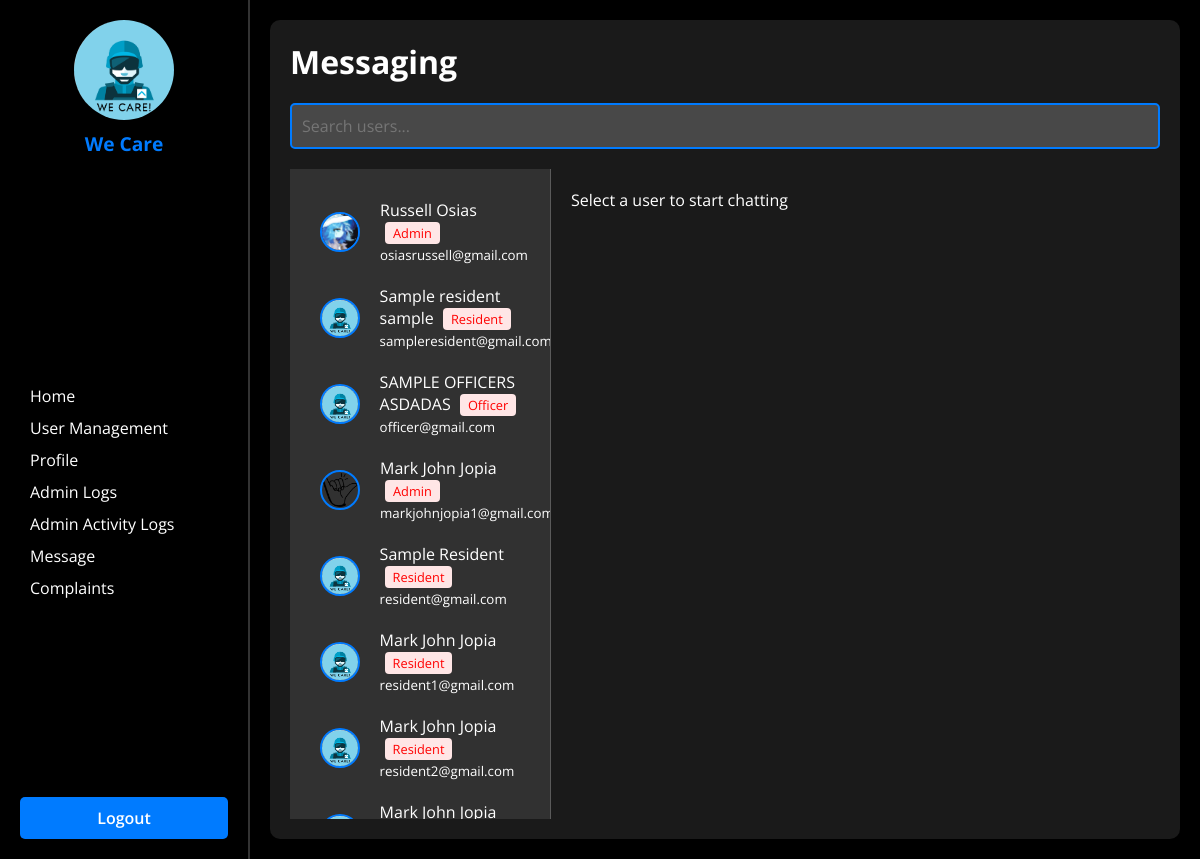
/message/index.php (signed in), run on an earlier commit of the app's database.
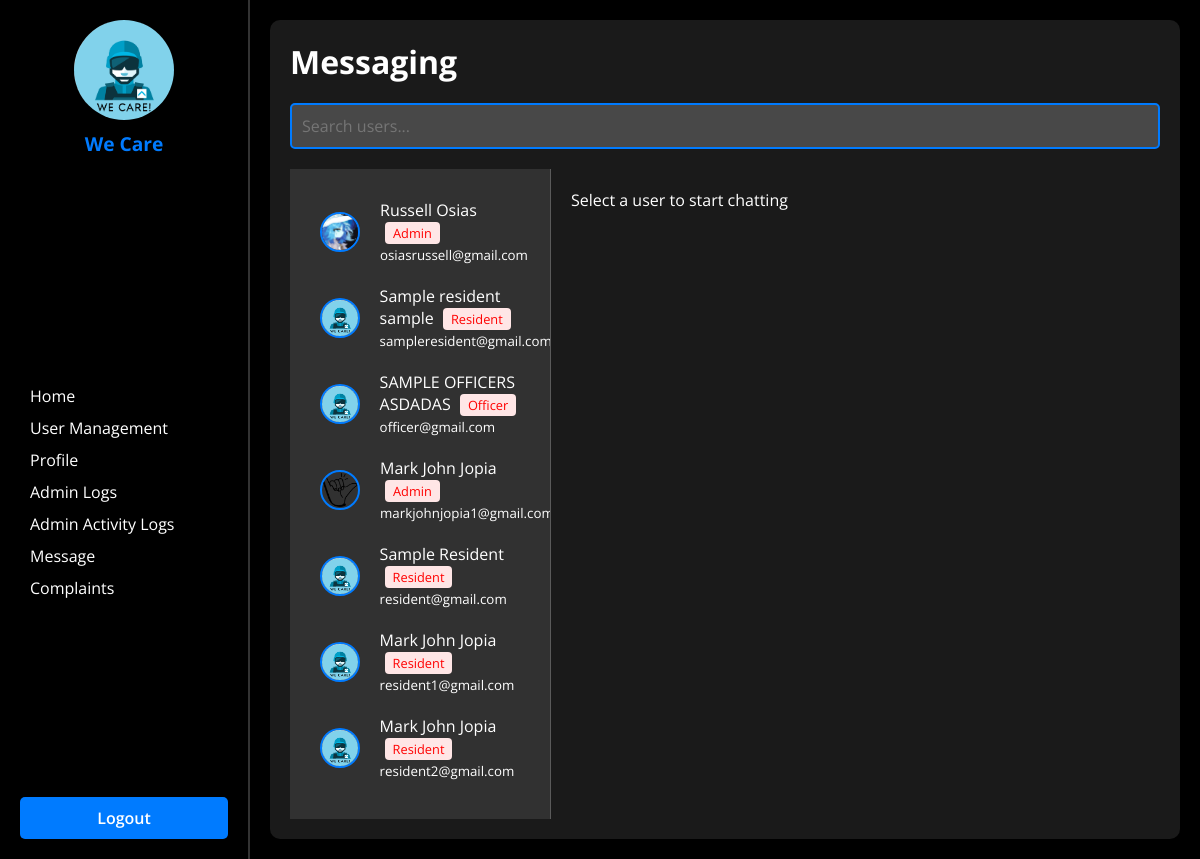
And on a later commit of the database.
### tables this page shows
CREATE TABLE `users` (
  `id` int(11) NOT NULL,
  `first_name` varchar(200) NOT NULL,
  `middle_name` varchar(200) NOT NULL,
  `last_name` varchar(200) NOT NULL,
  `email` varchar(200) NOT NULL,
  `password` varchar(200) NOT NULL,
  `phone_number` varchar(200) NOT NULL,
  `address` varchar(200) NOT NULL,
  `session_token` varchar(255) DEFAULT NULL,
  `token_expiry` datetime DEFAULT NULL,
  `reset_token` varchar(255) DEFAULT NULL,
  `reset_token_expiry` datetime DEFAULT NULL,
  `role` enum('admin','resident','officer') DEFAULT 'resident',
  `profile_picture` varchar(255) DEFAULT NULL
);

### message/index.php (the view, shortened to what this page needs)
<?php
require_once '../includes/db_conn.php';
$user_id = $_SESSION['user_id'];
if (isset($_GET['search'])) {
    $search = htmlspecialchars($_GET['search']);
} else {
    $search = '';
}
try {
    $query = "SELECT id, first_name, last_name, email, role, profile_picture
              FROM users
              WHERE role IN ('admin', 'officer', 'resident')";
    $stmt = $conn->prepare($query);
    $stmt->execute();
    $users = $stmt->fetchAll(PDO::FETCH_ASSOC);
} catch (PDOException $e) {
    die("Error: " . $e->getMessage());
}
$selected_user_id = $_GET['user_id'] ?? null;
$messages = [];
?>
<!DOCTYPE html>
<html lang="en">
<head>
    <link rel="stylesheet" href="../assets/css/style.css">
</head>
<body>
    <div class="dashboard-wrapper">
        <?php include '../includes/sidebar.php'; ?>
        <main class="main-content">
            <header class="dashboard-header">
                <h1>Messaging</h1>
            </header>
            <div class="container">
                <div class="search-bar">
                    <input type="text" id="searchInput" placeholder="Search users..." value="<?= $search ?>">
                </div>
                <div class="chat-container">
                    <div class="user-list" id="userList">
                        <?php foreach ($users as $user): ?>
<div class="user-item" onclick="window.location.href='?user_id=<?php echo $user['id']; ?>'" style="cursor: pointer;">
    <img src="<?php echo !empty($user['profile_picture']) ? '../'.$user['profile_picture'] : './../assets/images/default_profile.png'; ?>"
         alt="Profile" class="profile-pic">
    <div>
        <span><?php echo htmlspecialchars($user['first_name'] . ' ' . $user['last_name']); ?></span>
        <span class="role-badge"><?php echo ucfirst($user['role']); ?></span>
        <small><?php echo htmlspecialchars($user['email']); ?></small>
    </div>
</div>
                        <?php endforeach; ?>
                    </div>
                    <div class="chat-box">
                        <?php if ($selected_user_id): ?>
                            <div class="chat-header">
                                <div>
                                    <span><?= htmlspecialchars($users[array_search($selected_user_id, array_column($users, 'id'))]['first_name']) ?></span>
                                    <span class="role-badge"><?= ucfirst($users[array_search($selected_user_id, array_column($users, 'id'))]['role']) ?></span>
                                </div>
                            </div>
                            <div class="message-list" id="messageList">
                                <?php foreach ($messages as $message): ?>
                                    <div class="message <?= $message['sender_id'] == $user_id ? 'sent' : 'received' ?>">
                                        <div class="message-content">
                                            <?php if ($message['image_path']): ?>
                                                <img src="<?= $message['image_path'] ?>" class="message-image">
                                            <?php endif; ?>
                                            <?= htmlspecialchars($message['message']) ?>
                                            <small><?= date('M j, Y, g:i a', strtotime($message['created_at'])) ?></small>
                                        </div>
                                        <?php if ($message['sender_id'] == $user_id): ?>
                                            <div class="message-options" data-id="<?= $message['id'] ?>">
                                                <button onclick="editMessage(<?= $message['id'] ?>)">Edit</button>
                                                <button onclick="deleteMessage(<?= $message['id'] ?>)">Delete</button>
                                            </div>
                                        <?php endif; ?>
                                    </div>
                                <?php endforeach; ?>
                            </div>
                            <form id="messageForm" enctype="multipart/form-data">
                                <input type="file" name="image" accept="image/*" id="imageInput">
                                <input type="text" name="message" placeholder="Type your message..." required>
                                <button type="submit">Send</button>
                            </form>
                        <?php else: ?>
                            <p>Select a user to start chatting</p>
                        <?php endif; ?>
                    </div>
                </div>
            </div>
        </main>
    </div>
</body>
</html>

What changed in the data, as far as the page shows it:
removed users: first_name+last_name "Mark John Jopia"
